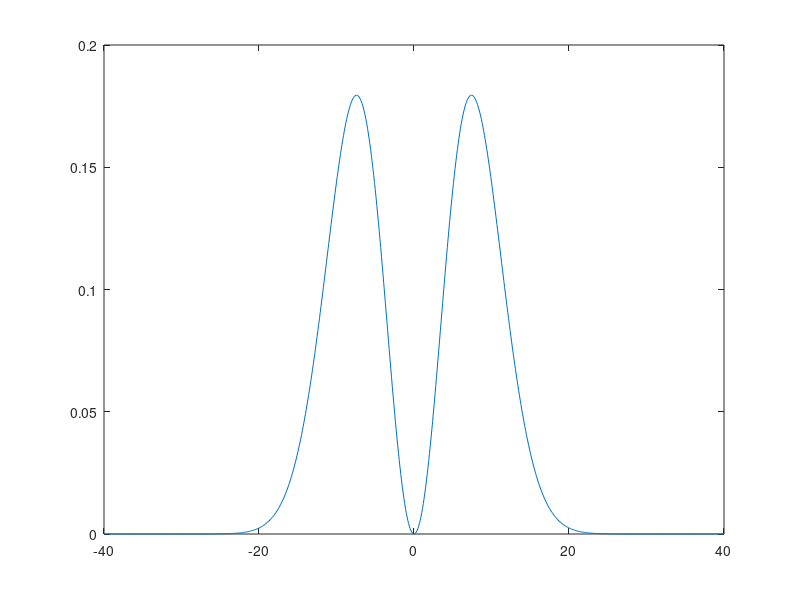

Source code (MATLAB):
lambda = 13;
beta = 3/lambda^2;
gamma = 1.05*beta;
a = 1;
connMult = 10.0;

abs_x = -40:0.1:40;
fun = a*exp(-gamma*abs_x.^2) - exp(-beta*abs_x.^2)
plot(abs_x, abs(connMult * fun));